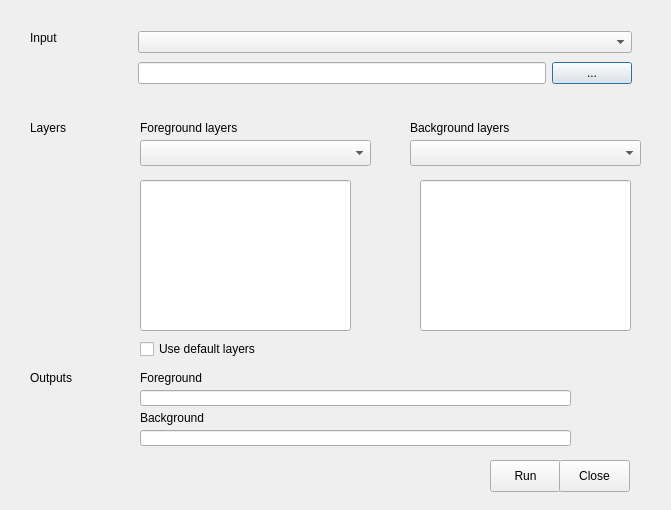
<?xml version="1.0" encoding="UTF-8"?>
<ui version="4.0">
 <class>MergeLinesDialogBase</class>
 <widget class="QDialog" name="MergeLinesDialogBase">
  <property name="geometry">
   <rect>
    <x>0</x>
    <y>0</y>
    <width>671</width>
    <height>510</height>
   </rect>
  </property>
  <property name="windowTitle">
   <string>MergeLines</string>
  </property>
  <widget class="QWidget" name="layoutWidget">
   <property name="geometry">
    <rect>
     <x>138</x>
     <y>28</y>
     <width>494</width>
     <height>61</height>
    </rect>
   </property>
   <layout class="QVBoxLayout" name="verticalLayout">
    <item>
     <widget class="QComboBox" name="comboBox"/>
    </item>
    <item>
     <layout class="QHBoxLayout" name="horizontalLayout_2">
      <item>
       <widget class="QLineEdit" name="path_input"/>
      </item>
      <item>
       <widget class="QPushButton" name="browse_input">
        <property name="text">
         <string>...</string>
        </property>
       </widget>
      </item>
     </layout>
    </item>
   </layout>
  </widget>
  <widget class="QLabel" name="label">
   <property name="geometry">
    <rect>
     <x>30</x>
     <y>30</y>
     <width>33</width>
     <height>16</height>
    </rect>
   </property>
   <property name="text">
    <string>Input </string>
   </property>
  </widget>
  <widget class="QLabel" name="label_2">
   <property name="geometry">
    <rect>
     <x>30</x>
     <y>120</y>
     <width>71</width>
     <height>16</height>
    </rect>
   </property>
   <property name="text">
    <string>Layers </string>
   </property>
  </widget>
  <widget class="QLabel" name="label_3">
   <property name="geometry">
    <rect>
     <x>140</x>
     <y>120</y>
     <width>131</width>
     <height>16</height>
    </rect>
   </property>
   <property name="text">
    <string>Foreground layers </string>
   </property>
  </widget>
  <widget class="QLabel" name="label_4">
   <property name="geometry">
    <rect>
     <x>410</x>
     <y>120</y>
     <width>131</width>
     <height>16</height>
    </rect>
   </property>
   <property name="text">
    <string>Background layers </string>
   </property>
  </widget>
  <widget class="QComboBox" name="comboBox_2">
   <property name="geometry">
    <rect>
     <x>140</x>
     <y>140</y>
     <width>231</width>
     <height>26</height>
    </rect>
   </property>
  </widget>
  <widget class="QComboBox" name="comboBox_3">
   <property name="geometry">
    <rect>
     <x>410</x>
     <y>140</y>
     <width>231</width>
     <height>26</height>
    </rect>
   </property>
  </widget>
  <widget class="QLineEdit" name="lineEdit_2">
   <property name="geometry">
    <rect>
     <x>140</x>
     <y>180</y>
     <width>211</width>
     <height>151</height>
    </rect>
   </property>
  </widget>
  <widget class="QLineEdit" name="lineEdit_3">
   <property name="geometry">
    <rect>
     <x>420</x>
     <y>180</y>
     <width>211</width>
     <height>151</height>
    </rect>
   </property>
  </widget>
  <widget class="QCheckBox" name="checkBox">
   <property name="geometry">
    <rect>
     <x>140</x>
     <y>340</y>
     <width>221</width>
     <height>18</height>
    </rect>
   </property>
   <property name="text">
    <string>Use default layers</string>
   </property>
  </widget>
  <widget class="QLabel" name="label_5">
   <property name="geometry">
    <rect>
     <x>30</x>
     <y>370</y>
     <width>71</width>
     <height>16</height>
    </rect>
   </property>
   <property name="text">
    <string>Outputs</string>
   </property>
  </widget>
  <widget class="QLabel" name="label_6">
   <property name="geometry">
    <rect>
     <x>140</x>
     <y>370</y>
     <width>131</width>
     <height>16</height>
    </rect>
   </property>
   <property name="text">
    <string>Foreground </string>
   </property>
  </widget>
  <widget class="QLineEdit" name="lineEdit_4">
   <property name="geometry">
    <rect>
     <x>140</x>
     <y>390</y>
     <width>431</width>
     <height>16</height>
    </rect>
   </property>
  </widget>
  <widget class="QLabel" name="label_7">
   <property name="geometry">
    <rect>
     <x>140</x>
     <y>410</y>
     <width>131</width>
     <height>16</height>
    </rect>
   </property>
   <property name="text">
    <string>Background </string>
   </property>
  </widget>
  <widget class="QLineEdit" name="lineEdit_5">
   <property name="geometry">
    <rect>
     <x>140</x>
     <y>430</y>
     <width>431</width>
     <height>16</height>
    </rect>
   </property>
  </widget>
  <widget class="QPushButton" name="pushButton">
   <property name="geometry">
    <rect>
     <x>490</x>
     <y>460</y>
     <width>71</width>
     <height>32</height>
    </rect>
   </property>
   <property name="text">
    <string>Run</string>
   </property>
  </widget>
  <widget class="QPushButton" name="pushButton_3">
   <property name="geometry">
    <rect>
     <x>559</x>
     <y>460</y>
     <width>71</width>
     <height>32</height>
    </rect>
   </property>
   <property name="text">
    <string>Close</string>
   </property>
  </widget>
 </widget>
 <resources/>
 <connections/>
</ui>
